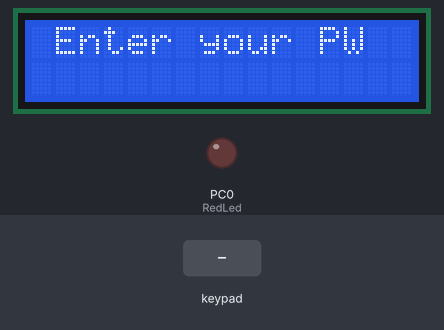
Recording of a program running on a simulated ATmega32, built with avr-gcc and emulated at 8 MHz. On the bench: 16×2 character LCD, output pins drawn as LEDs (lit = HIGH). Wiring (inferred from the names in the program): character LCD (HD44780): RS PC7; R/W PC6; E PC5; data PD0, PD1, PD2, PD3, PD4, PD5, PD6, PD7; 4×4 keypad with keys 7 8 9 / 4 5 6 x 1 2 3 - C 0 = +: rows PB0, PB1, PB2, PB3; columns PB4, PB5, PB6, PB7. Inputs (shaded band) come from the test bench. Pins used as bus, display or sensor lines are not drawn.

Above: at 1.2 s.
1.3 s: key 'C' pressed
At 4.1 s:
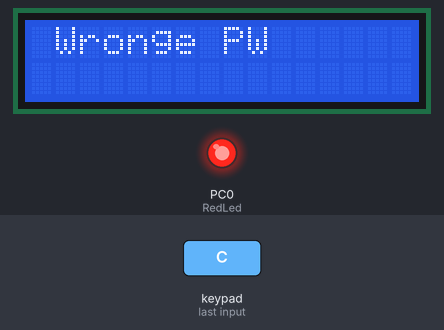
4.3 s: keypad keys 1 3 9 7 pressed 0.4 s apart
At 6.8 s:
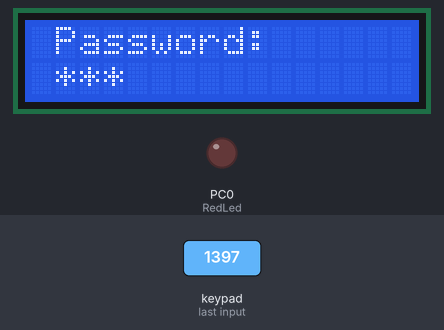
7.7 s: keypad keys 1 2 3 4 = pressed 0.4 s apart
At 10.8 s:
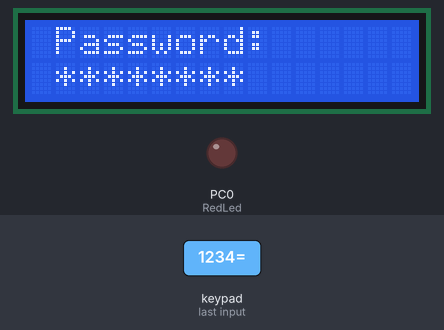
11.2 s: keypad keys 1 3 9 7 = pressed 0.4 s apart
At 13.5 s:
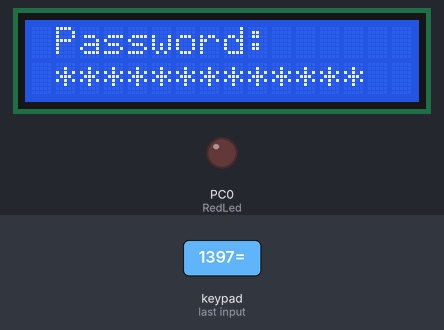
14.7 s: key '7' pressed
At 16.0 s:
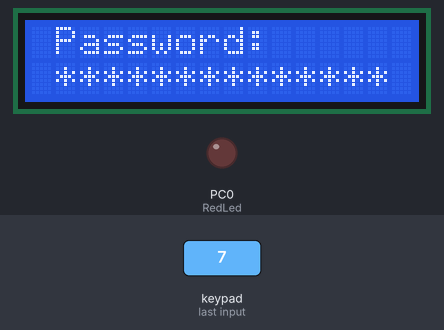
16.3 s: key '9' pressed
At 17.4 s:
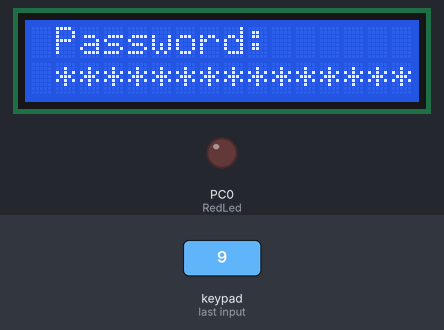
Timing chart, 0 to 18.9 s (numbered marks = the images above; inputs shaded):
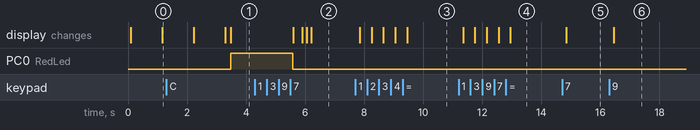

Measured:
- after the input at 1.3 s, PC0 (RedLed): LOW → HIGH after 2.2 s; the display: first differs from a run without the input after 2.2 s (image 1)
- after the input at 4.3 s, the display: first differs from a run without the input after 1.6 s (image 2 shows a later state)
- after the input at 7.7 s, the display: first changes after 0.15 s (image 3 shows a later state)
- after the input at 11.2 s, the display: first changes after 0.15 s (image 4 shows a later state)
- after the input at 14.7 s, the display: changes after 0.15 s (image 5)
- after the input at 16.3 s, the display: changes after 0.15 s (image 6)

The program:

main.c
```c
/*
 * Main.c
 *  1 degree C ----> 10mV
 *  it can read (range):
 *  -55 degree C to 150 degree C
 *  -550 mV>>>>>>>>>1500 mV
 * 	Vref =5, ADC RES = 10 bits
 * 	so Step = 5/ 1024 = 4.88mV
 * 	i can decrease the Vref to 2.56>> Step = 2.5mV
 * 	as Saturation = 2.5 - 0.0025 > 1.5V(max volt)
 * 				1 deg ----> 10mV
 * 	so Example 30 deg ----> ?
 * 		? = 300 mV >>>> analog value  >>> / 10 mV >>> Temp.
 *
 *  Created on: Aug 14, 2023
 *      Author: Islam Shaaban
 */

#include <util/delay.h>

#include "LIB/STD_TYPES.h"
#include "LIB/BIT_MACROS.h"
#include "MCAL/DIO/DIO_interface.h"
#include "MCAL/ADC/ADC_interface.h"
#include "HAL/LED/LED_interface.h"
#include "HAL/SSD/SSD_interface.h"
#include "HAL/CLCD/CLCD_interface.h"
#include "HAL/KPAD/KPAD_interface.h"
#include "HAL/DC_MOTOR/DCMOTOR_interface.h"
#include "HAL/STEPPER_MOTOR/STEPPER_interface.h"

#define LDR_Test		0
#define LM35D_Test		1

#define F_CPU		8000000UL
#define DEFAULT_PW 1234
u8 WakePerson[]= {
		0x0E,
		0x0A,
		0x0E,
		0x04,
		0x1F,
		0x15,
		0x0E,
		0x11
};
u8 SleepPerson[]= {
		0x00,
		0x00,
		0x0B,
		0x1F,
		0x0B,
		0x00,
		0x00,
		0x00
};

int main(void){
	CLCD_voidStoreExtraChar(0,WakePerson);
	CLCD_voidStoreExtraChar(1,SleepPerson);

	DIO_voidSetupPinDirection(DIO_PORTA, DIO_PIN0, DIO_INPUT);
	LED_t RedLed ={DIO_PORTC, DIO_PIN0, LED_ACTIVE_HIGH};
	LED_t GreenLed = {DIO_PORTD, DIO_PIN1, LED_ACTIVE_HIGH};
	LED_t YellowLed = {DIO_PORTD, DIO_PIN2, LED_ACTIVE_HIGH};

	LED_voidInit(&GreenLed);
	LED_voidInit(&RedLed);
	LED_voidInit(&YellowLed);
	CLCD_voidInit();
	KPAD_voidInit();
	ADC_Conf_t ADC= {
			.Vref=AVCC,
			.Prescaler=FCPU_128,
			.Adjust_Option = RIGHT_ADJUST
	};
	ADC_voidInit(&ADC);

	u32 Local_u8Password = 0;
	u8 Logged=0;


	CLCD_voidSetPosition(1,1);
	CLCD_voidSendString((u8 *)"Welcome to Sys");
	_delay_ms(1000);
	CLCD_voidCLearDisplay();
	CLCD_voidSendString((u8 *)" Enter your PW");
	_delay_ms(1000);
	CLCD_voidCLearDisplay();
	CLCD_voidSendString((u8 *)" Then Press ON");
	_delay_ms(1000);
	CLCD_voidCLearDisplay();
	CLCD_voidSendString((u8 *)" Password: ");
	u8 Local_u8Pressed = 0xff;


	u16 Local_DigitalValue;
	u16 Local_Analog;
	u8 Temp;
	while(1){
		//while still not logged, try to get the password
		while(Logged== 0){
			Local_u8Pressed = KPAD_u8GetPressed();
			CLCD_voidSetPosition(2,2);

			while(Local_u8Pressed != 'C' && Local_u8Pressed != 0xff){
				CLCD_voidSendData('*');
				Local_u8Password = (Local_u8Password * 10) + (Local_u8Pressed - 48);
				Local_u8Pressed = KPAD_u8GetPressed();
				// while the button is not pressed,
				// wait until get the pressed button.
				while(Local_u8Pressed == 0xff){
					Local_u8Pressed = KPAD_u8GetPressed();
				}
			}
			if(Local_u8Pressed=='C'){
				if(Local_u8Password == DEFAULT_PW)
				{
					Local_u8Password=0; // Reset PW
					CLCD_voidCLearDisplay();
					LED_voidOFF(&RedLed);//LED RED OFF
					LED_voidON(&GreenLed); // LED green ON
					Logged =1;
				}
				else{
					// if PW is wrong.
					Local_u8Password=0; // Reset PW
					CLCD_voidCLearDisplay();
					CLCD_voidSendString((u8 *)" Wronge PW");
					LED_voidOFF(&GreenLed); // LED Green OFF
					LED_voidON(&RedLed);//LED RED ON
					_delay_ms(2000);
					CLCD_voidCLearDisplay();
					LED_voidOFF(&RedLed);//LED RED OFF
					CLCD_voidSendString((u8 *)" Password: ");
				}
			}
		}
		CLCD_voidSetPosition(1,1);
		CLCD_voidSendString((u8 *)"Temperature=");

		Local_DigitalValue = ADC_u16ReadChannelPolling(ADC0);
		CLCD_voidSetPosition(1,1);
		//CLCD_voidSendu32Number(Local_DigitalValue);
		_delay_ms(10);
		Local_Analog = ((u32)Local_DigitalValue * 5000 ) / 1024 ;
		CLCD_voidSetPosition(1,7);
		//CLCD_voidSendu32Number(Local_Analog );
		_delay_ms(10);
		Temp = Local_Analog / 10;
		CLCD_voidSetPosition(2,1);
		CLCD_voidSendu32Number(Temp);
		CLCD_voidSendString((u8 *)" Deg Cel.");
		_delay_ms(1000);
		CLCD_voidCLearDisplay();


	}


	return 1;
}
```

CLCD_config.h
```c
/*******************************************************/
/****   Author : Islam Shaaban      ******************/
/****   SWC:          CLCD             ******************/
/****   Date :        5/8/2023        ******************/
/****   Version : 1.00                ******************/
/*******************************************************/
#ifndef HAL_CLCD_CLCD_CONFIG_H_
#define HAL_CLCD_CLCD_CONFIG_H_


/*
 -----------                   ----------
 | ATmega32  |                 |   LCD    |
 |           |                 |          |
 |		  GND|<----------------|VSS       |
 |        VCC|<----------------|VDD       |
 | VarRES|VCC|<----------------|V0        |
 |        PA7|---------------->|D7        |
 |        PA6|---------------->|D6        |
 |        PA5|---------------->|D5        |
 |        PA4|---------------->|D4        |
 |        PA3|---------------->|D3        |
 |        PA2|---------------->|D2        |
 |        PA1|---------------->|D1        |
 |        PA0|---------------->|D0        |
 |           |                 |          |
 |        PC5|---------------->|E         |
 |        PC6|---------------->|RW        |
 |        PC7|---------------->|RS        |
 -----------                   ----------
 */
/*
 Options:
 1.	 DIO_PORTA
 2.	 DIO_PORTB
 3.	 DIO_PORTC
 4.	 DIO_PORTD
 * */
#define CLCD_DATA_PORT			DIO_PORTD

#define CLCD_CTRL_PORT			DIO_PORTC

/*
 Options:
 1.	 DIO_PIN0
 2.	 DIO_PIN1
 3.	 DIO_PIN2
 4.	 DIO_PIN3
 5.  DIO_PIN4
 .
.
.

 * */
#define CLCD_RS_PIN				DIO_PIN7
#define CLCD_RW_PIN				DIO_PIN6
#define CLCD_EN_PIN				DIO_PIN5


#endif /* HAL_CLCD_CLCD_CONFIG_H_ */
```

KPAD_config.h
```c
/*
 * KPAD_config.h
 *
 *  Created on: Aug 7, 2023
 *      Author: Islam Shaaban Hussein
 */

#ifndef HAL_KPAD_KPAD_CONFIG_H_
#define HAL_KPAD_KPAD_CONFIG_H_

u8 KPAD_Au8Values[4][4] ={
                            {'7','8','9','/'}, //Row 0
                            {'4','5','6','x'}, //Row 1
                            {'1','2','3','-'}, //Row 2
                            {'C','0','=','+'}  //Row 3
                            };


#define KPAD_PORT           DIO_PORTB

#define KPAD_ROW_INIT       DIO_PIN0
#define KPAD_ROW_END        DIO_PIN3

#define KPAD_COL_INIT       DIO_PIN4
#define KPAD_COL_END        DIO_PIN7


#define KPAD_R0             DIO_PIN0
#define KPAD_R1             DIO_PIN1
#define KPAD_R2             DIO_PIN2
#define KPAD_R3             DIO_PIN3

#define KPAD_C0             DIO_PIN4
#define KPAD_C1             DIO_PIN5
#define KPAD_C2             DIO_PIN6
#define KPAD_C3             DIO_PIN7


#endif /* HAL_KPAD_KPAD_CONFIG_H_ */
```

CLCD_interface.h
```c
/*******************************************************/
/****   Author : Islam Shaaban      ******************/
/****   SWC:          CLCD             ******************/
/****   Date :        5/8/2023        ******************/
/****   Version : 1.00                ******************/
/*******************************************************/
#ifndef HAL_CLCD_CLCD_INTERFACE_H_
#define HAL_CLCD_CLCD_INTERFACE_H_
/***************************************************************************************/

/***************************************************************************************/
/********************************** Macros *********************************************/
/***************************************************************************************/


#define CLCD_ROW_1		1
#define CLCD_ROW_2		2

#define CLCD_COL_1		1
#define CLCD_COL_2		2
#define CLCD_COL_3		3
#define CLCD_COL_4		4
#define CLCD_COL_5		5
#define CLCD_COL_6		6
#define CLCD_COL_7		7
#define CLCD_COL_8		8
#define CLCD_COL_9		9
#define CLCD_COL_10		10
#define CLCD_COL_11		11
#define CLCD_COL_12		12
#define CLCD_COL_13		13
#define CLCD_COL_14		14
#define CLCD_COL_15		15
#define CLCD_COL_16		16

#define PATTERNS_NUM 			8
#define NUMBER_OF_PIXELS        16

#define CLCD_FUNCTIONSET8bit 	0b00111000        	// 8-bit data, D4(DL=DataLength) - D3(N) #lines display- D2(F) 5 x 7 font.
#define CLCD_DISPLAYON_OFF      0b00001100          // D2(D)display on, D1(C)cursor off, D0(B)don't blink character
#define CLCD_CLR_DISPLAY		0b00000001
#define CLCD_ENTRYMODE       	0b00000110          // D1(I/D)- D0(SH) shift cursor/lcd from left to right on read/write
#define FIRST_PLACE_IN_ROW1     0b10000000
#define FIRST_PLACE_IN_ROW2     0b11000000			// 0b10000000(0x80) + 0b01000000(0x40)
#define FIRST_PLACE_IN_CGRAM    0b01000000			// 0b01(AC5-AC4-AC3-AC2-AC1-AC0)
#define CLCD_HOME           0x02          /* return cursor to first position on first line                   */
#define lcd_DisplayOff      0x08          // turn display off
#define lcd_FunctionReset   0x30          // reset the LCD
#define lcd_SetCursor       0x80          // set cursor position

void CLCD_voidInit		(	void	);

void CLCD_voidSendCommand	(u8 Copy_u8Command	);
void CLCD_voidSendData		(u8 Copy_u8Data		);

void CLCD_voidSetPosition	(u8 Copy_u8Row , u8 Copy_u8Col);

void CLCD_voidSendExtraChar	(u8 Copy_u8PatternLocation , u8 * Copy_pu8ExtraChar , u8 Copy_u8Row , u8 Copy_u8Col );

void CLCD_voidStoreExtraChar(u8 Copy_u8PatternLocation , u8 * Copy_pu8ExtraChar );
void CLCD_voidSendString	(u8 *Copy_pu8String );

void CLCD_voidSendu32Number (u32 Copy_u32Number);

void CLCD_voidCLearDisplay(void);

#endif /* HAL_CLCD_CLCD_INTERFACE_H_ */
```

CLCD_program.c
```c
/*******************************************************/
/****   Author : Islam Shaaban      ******************/
/****   SWC:          CLCD             ******************/
/****   Date :        5/8/2023        ******************/
/****   Version : 1.00                ******************/
/*******************************************************/

/*	Includes */
	/*Libraries*/
#include "../../LIB/STD_TYPES.h"
#include "../../LIB/BIT_MACROS.h"
#define F_CPU 8000000UL
#include <util/delay.h>
/*MCAL*/
#include "../../MCAL/DIO/DIO_interface.h"

/*CLCD*/
#include "CLCD_interface.h"
#include "CLCD_private.h"
#include "CLCD_config.h"

void CLCD_voidInit		(	void	)
{
	// Data Port --> OUTPUT
	DIO_voidSetPortDirection(CLCD_DATA_PORT , DIO_OUTPUT);
	// RS , RW , EN --> OUTPUT
	DIO_voidSetupPinDirection(CLCD_CTRL_PORT , CLCD_RS_PIN , DIO_OUTPUT);
	DIO_voidSetupPinDirection(CLCD_CTRL_PORT , CLCD_RW_PIN , DIO_OUTPUT);
	DIO_voidSetupPinDirection(CLCD_CTRL_PORT , CLCD_EN_PIN , DIO_OUTPUT);

	/* Initialization Sequence */
	_delay_ms(50);
	/*Function Set */
	CLCD_voidSendCommand(CLCD_FUNCTIONSET8bit);
	_delay_us(50);
	/*Display ON/OFF*/
	CLCD_voidSendCommand(CLCD_DISPLAYON_OFF);
	_delay_us(50);
	/*Display Clear */
	CLCD_voidSendCommand(CLCD_CLR_DISPLAY);
	_delay_ms(2);
	/*Entry Mode Set */
	CLCD_voidSendCommand(CLCD_ENTRYMODE);

}

void CLCD_voidSendCommand	(u8 Copy_u8Command	)
{
	/*RS -> Low (To Send Command )*/
	DIO_voidSetPinValue(CLCD_CTRL_PORT , CLCD_RS_PIN , DIO_LOW);
	/*RW -> Low	(To Write)*/
	DIO_voidSetPinValue(CLCD_CTRL_PORT , CLCD_RW_PIN , DIO_LOW);
	/*	Send Command */
	DIO_voidSetPortValue(CLCD_DATA_PORT , Copy_u8Command);
	/*Enable Sequence */
	DIO_voidSetPinValue(CLCD_CTRL_PORT , CLCD_EN_PIN , DIO_HIGH);
	_delay_us(1);
	DIO_voidSetPinValue(CLCD_CTRL_PORT , CLCD_EN_PIN , DIO_LOW);
	_delay_us(50);

}
void CLCD_voidSendData		(u8 Copy_u8Data		)
{
	/*RS -> High (To Send Data )*/
		DIO_voidSetPinValue(CLCD_CTRL_PORT , CLCD_RS_PIN , DIO_HIGH);
		/*RW -> Low	(To Write)*/
		DIO_voidSetPinValue(CLCD_CTRL_PORT , CLCD_RW_PIN , DIO_LOW);
		/*	Send Command */
		DIO_voidSetPortValue(CLCD_DATA_PORT , Copy_u8Data);
		/*Enable Sequence */
		DIO_voidSetPinValue(CLCD_CTRL_PORT , CLCD_EN_PIN , DIO_HIGH);
		_delay_us(1);
		DIO_voidSetPinValue(CLCD_CTRL_PORT , CLCD_EN_PIN , DIO_LOW);
		_delay_us(50);

}

void CLCD_voidSetPosition	(u8 Copy_u8Row , u8 Copy_u8Col)
{
	switch(Copy_u8Row)
	{
	case CLCD_ROW_1:	CLCD_voidSendCommand(	FIRST_PLACE_IN_ROW1 + Copy_u8Col - 1);
		break;
	case CLCD_ROW_2 :	CLCD_voidSendCommand(	FIRST_PLACE_IN_ROW2 + Copy_u8Col - 1);
		break ;
	default :
		break;
	}
}

void CLCD_voidSendExtraChar	(u8 Copy_u8PatternLocation , u8 * Copy_pu8ExtraChar , u8 Copy_u8Row , u8 Copy_u8Col )
{
	u8 Local_u8Address_INCREMENT = 0 ;
	Local_u8Address_INCREMENT = Copy_u8PatternLocation * PATTERNS_NUM; // Loc * 8 ;
	/*Go To CGRAM*/
	CLCD_voidSendCommand( FIRST_PLACE_IN_CGRAM + Local_u8Address_INCREMENT );
	/*Generate Character  inside CGRAM*/
	for(u8 i = 0 ; i < PATTERNS_NUM ; i++)
	{
		CLCD_voidSendData(Copy_pu8ExtraChar[i]);
	}
	/*Back to DDRAM */
	CLCD_voidSetPosition(Copy_u8Row , Copy_u8Col);
	/*Draw Character on display */
	CLCD_voidSendData(Copy_u8PatternLocation);
}
void CLCD_voidStoreExtraChar(u8 Copy_u8PatternLocation , u8 * Copy_pu8ExtraChar )
{
	u8 Local_u8Address_INCREMENT = 0 ;
	Local_u8Address_INCREMENT = Copy_u8PatternLocation * PATTERNS_NUM; // Loc * 8 ;
	/*Go To CGRAM*/
	CLCD_voidSendCommand( FIRST_PLACE_IN_CGRAM + Local_u8Address_INCREMENT );
	/*Generate Character  inside CGRAM*/
	for(u8 i = 0 ; i < PATTERNS_NUM ; i++){
		CLCD_voidSendData(Copy_pu8ExtraChar[i]);
	}


}
void CLCD_voidSendString	(u8 *Copy_pu8String )
{
	u8 Local_u8Iterator = 0 ;
	while(Copy_pu8String[Local_u8Iterator] != '\0')
	{
		CLCD_voidSendData(Copy_pu8String[Local_u8Iterator]);
		Local_u8Iterator ++ ;
		/* Delay to let the LCD show the character */
		_delay_ms(2);
	}
}

void CLCD_voidSendu32Number (u32 Copy_u32Number){
	if(Copy_u32Number!=0)
	{
		u8 arr[11];
		u32 temp;
		u8 Local_u8Iterator=0,Itr1=0,Itr2=0;
		// filling array with number reversed in order
		while(Copy_u32Number!=0)
		{
			temp=Copy_u32Number%10;
			arr[Local_u8Iterator]=temp;
			Local_u8Iterator++;
			Copy_u32Number/=10;
		}
		arr[Local_u8Iterator]='x'; // null char
		Local_u8Iterator--;
		// re arrange the array
		while(Itr1<Local_u8Iterator)
		{
			// swap
			temp=arr[Itr1];
			arr[Itr1]=arr[Local_u8Iterator];
			arr[Local_u8Iterator]=temp;
			Itr1++;
			Local_u8Iterator--;
		}
		while(arr[Itr2]!='x')
		{
			CLCD_voidSendData(arr[Itr2]+'0');
			Itr2++;
		}
	}
	else{
		CLCD_voidSendData('0');
	}
}
void CLCD_voidCLearDisplay(void){
	CLCD_voidSendCommand(CLCD_CLR_DISPLAY);

}

/*
void LCD_wirte_number_float(f32 Num)
{
	if(Num!=0)
	{
		u8 arr_Dec[3];
		u8 arr_int[11];
		u32 temp,temp2,i=0,j=0,w=0;
		// storing floating numbs in arr_Dec
		temp=Num*100;
		arr_Dec[1]=temp%10;
		temp/=10;
		arr_Dec[0]=temp%10;
		temp/=10;
		arr_Dec[2]='x';
		while(temp!=0)
		{
			temp2=temp%10;
			arr_int[i]=temp2;
			i++;
			temp/=10;
		}
		arr_int[i]='x';
		i--;
		// re arrange the array
		while(j<i)
		{
			// swap
			temp2=arr_int[j];
			arr_int[j]=arr_int[i];
			arr_int[i]=temp2;
			j++;
			i--;
		}
		while(arr_int[w]!='x')
		{
			LCD_void_wirte_data(arr_int[w]+'0');

			w++;
		}
		LCD_void_wirte_data('.');

		w=0;
		while(arr_Dec[w]!='x')
		{
			LCD_void_wirte_data(arr_Dec[w]+'0');
			w++;
		}
	}else{
		LCD_void_wirte_data('0');
	}
}*/
```

DCMOTOR_interface.h
```c
/*
 * DCMOTOR_interface.h
 *
 *  Created on: Aug 11, 2023
 *      Author: one
 */

#ifndef HAL_DC_MOTOR_DCMOTOR_INTERFACE_H_
#define HAL_DC_MOTOR_DCMOTOR_INTERFACE_H_

#define DCMOTOR_PORT DIO_PORTD
#define DCMOTOR_HB_PIN0 DIO_PIN0
#define DCMOTOR_HB_PIN1 DIO_PIN1
void DCMOTOR_voidInit();
void DCMOTOR_voidCWRotate();
void DCMOTOR_voidCCWRotate();
void DCMOTOR_voidStop();


#endif /* HAL_DC_MOTOR_DCMOTOR_INTERFACE_H_ */
```

KPAD_interface.h
```c
/*
 * KPAD_interface.h
 *
 *  Created on: Aug 6, 2023
 *      Author: Islam Shaaban
 */

#ifndef HAL_KPAD_KPAD_INTERFACE_H_
#define HAL_KPAD_KPAD_INTERFACE_H_


void KPAD_voidInit      (void)  ;

u8 KPAD_u8GetPressed    (void)  ;


#endif /* HAL_KPAD_KPAD_INTERFACE_H_ */
```

KPAD_program.c
```c
#include <util/delay.h>
#include "../../LIB/STD_TYPES.h"
#include "../../LIB/BIT_MACROS.h"

#include "../../MCAL/DIO/DIO_interface.h"
#include "KPAD_interface.h"
#include "KPAD_config.h"
#include "KPAD_private.h"


void KPAD_voidInit      (void)
{
    /* Set Rows To Input*/
    DIO_voidSetupPinDirection (KPAD_PORT , KPAD_R0 , DIO_INPUT);
    DIO_voidSetupPinDirection (KPAD_PORT , KPAD_R1 , DIO_INPUT);
    DIO_voidSetupPinDirection (KPAD_PORT , KPAD_R2 , DIO_INPUT);
    DIO_voidSetupPinDirection (KPAD_PORT , KPAD_R3 , DIO_INPUT);
    /* Set Rows as PULL UP*/
    DIO_voidSetPinValue (KPAD_PORT , KPAD_R0 , DIO_HIGH);
    DIO_voidSetPinValue (KPAD_PORT , KPAD_R1 , DIO_HIGH);
    DIO_voidSetPinValue (KPAD_PORT , KPAD_R2 , DIO_HIGH);
    DIO_voidSetPinValue (KPAD_PORT , KPAD_R3 , DIO_HIGH);

    /*Set Cols to OUTPUT*/
    DIO_voidSetupPinDirection (KPAD_PORT , KPAD_C0 , DIO_OUTPUT);
    DIO_voidSetupPinDirection (KPAD_PORT , KPAD_C1 , DIO_OUTPUT);
    DIO_voidSetupPinDirection (KPAD_PORT , KPAD_C2 , DIO_OUTPUT);
    DIO_voidSetupPinDirection (KPAD_PORT , KPAD_C3 , DIO_OUTPUT);
//
    DIO_voidSetPinValue (KPAD_PORT , KPAD_C0 , DIO_HIGH);
    DIO_voidSetPinValue (KPAD_PORT , KPAD_C1 , DIO_HIGH);
    DIO_voidSetPinValue (KPAD_PORT , KPAD_C2 , DIO_HIGH);
    DIO_voidSetPinValue (KPAD_PORT , KPAD_C3 , DIO_HIGH);
}

u8 KPAD_u8GetPressed    (void)
{
    u8 Local_u8RetrunedValue = 255 ;
    u8 Local_u8GetPressed   ;
    u8 Local_u8Col            ;
    u8 Local_u8Row          ;

    for(Local_u8Col = 0 + KPAD_COL_INIT ; Local_u8Col < KPAD_COL_END + 1 ; Local_u8Col++ )
    {
        DIO_voidSetPinValue(KPAD_PORT , Local_u8Col , DIO_LOW);
        for(Local_u8Row = 0 + KPAD_ROW_INIT ; Local_u8Row < KPAD_ROW_END + 1 ; Local_u8Row++)
        {

           Local_u8GetPressed = DIO_u8GetPinValue(KPAD_PORT , Local_u8Row);
           if(Local_u8GetPressed == 0)
           {
            /*  Debouncing */
            _delay_ms(50);
            Local_u8GetPressed = DIO_u8GetPinValue(KPAD_PORT , Local_u8Row);
            if(Local_u8GetPressed == 0)
            {
                Local_u8RetrunedValue = KPAD_Au8Values[Local_u8Row - KPAD_ROW_INIT][Local_u8Col - KPAD_COL_INIT];
            }
            while(Local_u8GetPressed ==0 )
            {
                Local_u8GetPressed = DIO_u8GetPinValue(KPAD_PORT , Local_u8Row);

            }

           }

        }

        DIO_voidSetPinValue(KPAD_PORT , Local_u8Col , DIO_HIGH);
    }


    return Local_u8RetrunedValue ;
}
```

LED_interface.h
```c
/*
 * LED_interface.h
 *
 *  Created on: Aug 3, 2023
 *      Author: Islam Shaaban
 */

#ifndef HAL_LED_INTERFACE_H_
#define HAL_LED_INTERFACE_H_

#define LED_ACTIVE_HIGH		1
#define LED_ACTIVE_LOW		0
typedef struct{
	u8 Port;
	u8 Pin;
	u8 ActiveState;
}LED_t;

void LED_voidInit(LED_t * Copy_ptrLED);
void LED_voidON(LED_t * Copy_ptrLED);
void LED_voidOFF(LED_t * Copy_ptrLED);

#endif /* HAL_LED_INTERFACE_H_ */
```

Source omitted: LED_program.c (1075 bytes), SSD_interface.h (758 bytes), STEPPER_interface.h (577 bytes), CLCD_private.h (454 bytes), KPAD_private.h (184 bytes), BIT_MACROS.h (1466 bytes), STD_TYPES.h (1404 bytes), ADC_config.h (347 bytes), ADC_interface.h (816 bytes), ADC_private.h (944 bytes), ADC_program.c (2916 bytes), DIO_config.h (176 bytes) and 3 more
